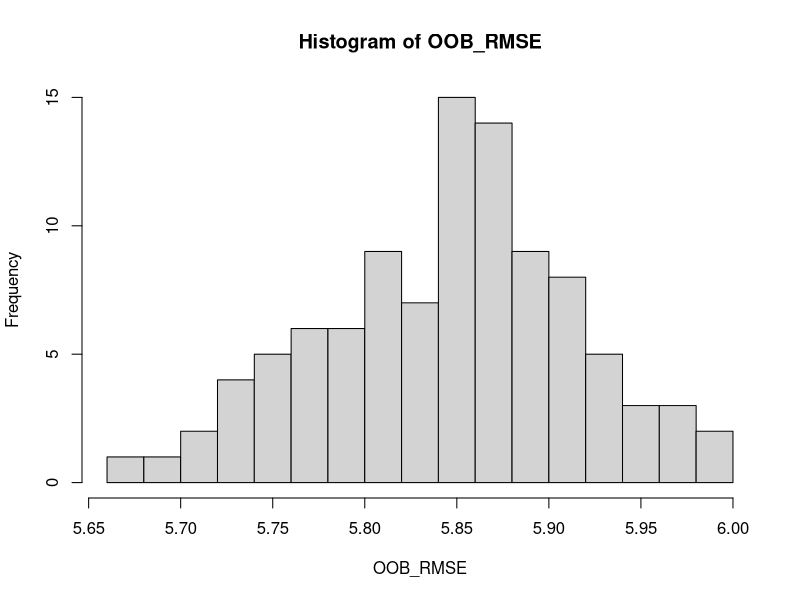
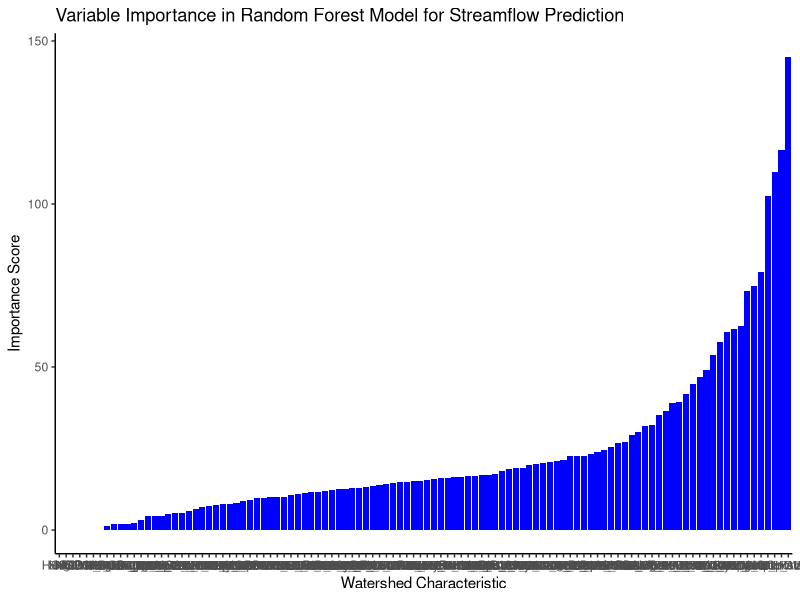
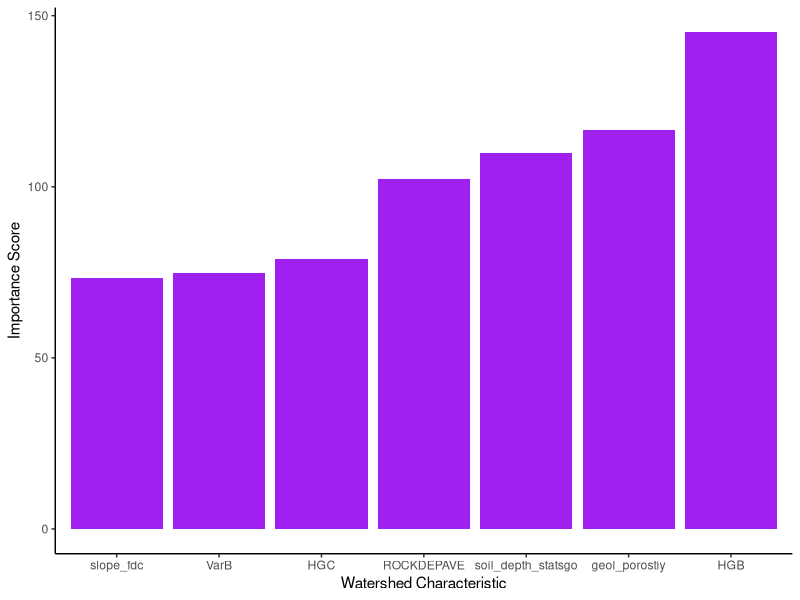

The R script that drew these images, in order:
## ---- chunk 1
library(tidyverse)
library(rsample)      # data splitting 
library(randomForest) # basic implementation
library(ranger)       # a faster implementation of randomForest
library(caret)        # an aggregator package for performing many machine learning models
#library(h2o)          # an extremely fast java-based platform
library(RColorBrewer)
library(corrplot)

theme_set(theme_classic())

## ---- chunk 2
stats_attr <- read_csv("QdvStats.csv")
paramTypes <- read_csv("WSfactorsLarge.csv")

#stats
forRF <- paramTypes %>%
  dplyr::select(-STAID, -SECTION, -DIVISION, -PROVINCE, -STANAME, -STATE, -X26, -GEOL_HUNT_DOM_DESC, -GEOL_REEDBUSH_DOM, -GEOL_REEDBUSH_DOM_PCT, -PERDUN, -PERHOR, MAINSTEM_SINUOUSITY, -CONTACT, -RUNAVE7100, -PPTAVG_BASIN, -T_AVG_BASIN, -PET, -LAT_GAGE, -LNG_GAGE, -geometry, -RRMEAN, -RRMEDIAN, -Flashiness, -Mean, -NinetiethP, -TenthP, -gauge_id, -stream_elas) %>%
  drop_na()

#file_path <- "param_key.txt"
#writeLines(paste(param_titles, collapse = "\n"), file_path)

forRF <- forRF %>%
  slice_tail(n = 80)

## ---- chunk 3
# hyperparameter grid search
hyper_grid <- expand.grid(
  #mtry       = seq(20, 30, by = 2), #mtry should be square of available params (35)
  mtry       = seq(3,7, by = 1),
  node_size  = seq(2,9, by = 2),
  sampe_size = c(.55, .632, .70, .80),
  OOB_RMSE   = 0
)

# total number of combinations
nrow(hyper_grid)
## [1] (need) 87


for(i in 1:nrow(hyper_grid)) {
  
  # train model
  model <- ranger(
    formula         = BFI_AVE ~ ., #RBI is what you're trying to predict 
    data            = forRF, #for RF is all the other parameters
    num.trees       = 500,
    mtry            = hyper_grid$mtry[i],
    min.node.size   = hyper_grid$node_size[i],
    sample.fraction = hyper_grid$sampe_size[i],
    seed            = 123
  )
  
  # add OOB error to grid
  hyper_grid$OOB_RMSE[i] <- sqrt(model$prediction.error)
}

hyper_grid %>% 
  dplyr::arrange(OOB_RMSE) %>%
  head(10)

## ---- chunk 4
OOB_RMSE <- vector(mode = "numeric", length = 100)

for(i in seq_along(OOB_RMSE)) {

  optimal_ranger <- ranger(
    formula         = BFI_AVE ~ ., 
    data            = forRF, 
    num.trees       = 500,
    mtry            = 7, #was 26
    min.node.size   = 7, #was 5
    sample.fraction = .8,
    importance      = 'impurity'
  )
  
  OOB_RMSE[i] <- sqrt(optimal_ranger$prediction.error)
}

hist(OOB_RMSE, breaks = 20)
## ---- chunk 5
#for perKGC plot
importancesAll <- optimal_ranger$variable.importance %>% 
      as_tibble() %>% 
      bind_cols(names(optimal_ranger$variable.importance)) %>%
      rename(importance = value, param = '...2') %>%
      mutate(KGC = "All")

ggplot(importancesAll, aes(x = reorder(param, importance), y = importance)) +
  geom_bar(stat = "identity", fill = "blue") +
  xlab("Watershed Characteristic") +
  ylab("Importance Score") +
  ggtitle("Variable Importance in Random Forest Model for Streamflow Prediction")

topImportance <- importancesAll %>%
  filter(importance > 70)
  
topImportance %>%
  ggplot(aes(x = reorder(param,importance),  y = importance)) +
  geom_bar(stat = "identity", fill = "purple") +
  xlab("Watershed Characteristic") +
  ylab("Importance Score")

# RF_import_ALL_noCORR <- optimal_ranger$variable.importance %>%
#  tidy() %>%
#  #left_join(paramTypes, by = c("names" = "Params")) %>%
#  dplyr::arrange(desc(x)) %>%
# # dplyr::top_n(25) %>%
#  ggplot(aes(reorder(names, x), x, fill = Type)) +
#  geom_col() +
#  coord_flip()+
#  scale_fill_brewer(palette="Set1")+
#  theme_minimal()+
#  xlab("Predictors")+
#  ylab("Importance")
#  
#RF_import_ALL_noCORR
